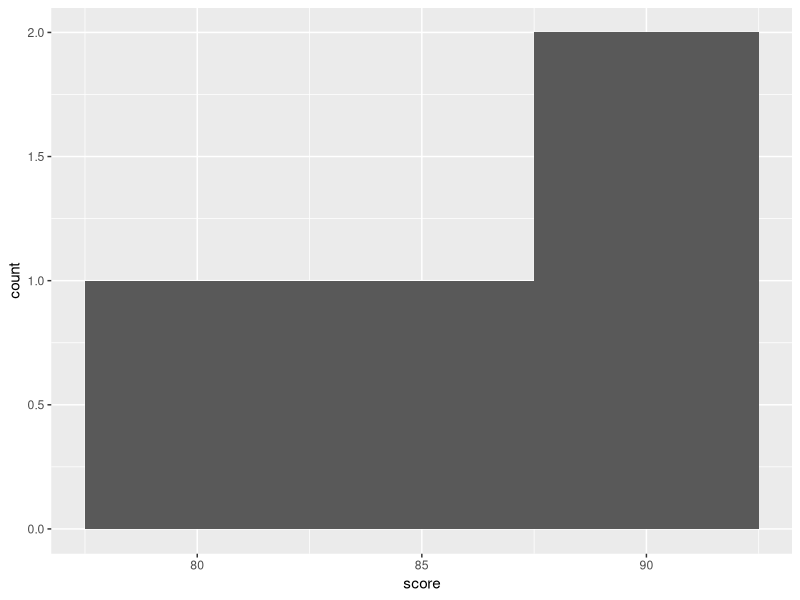
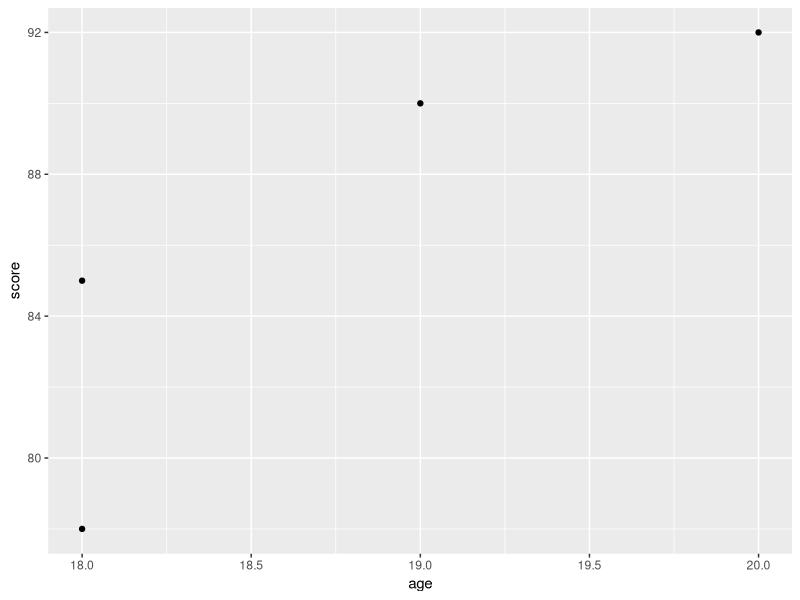
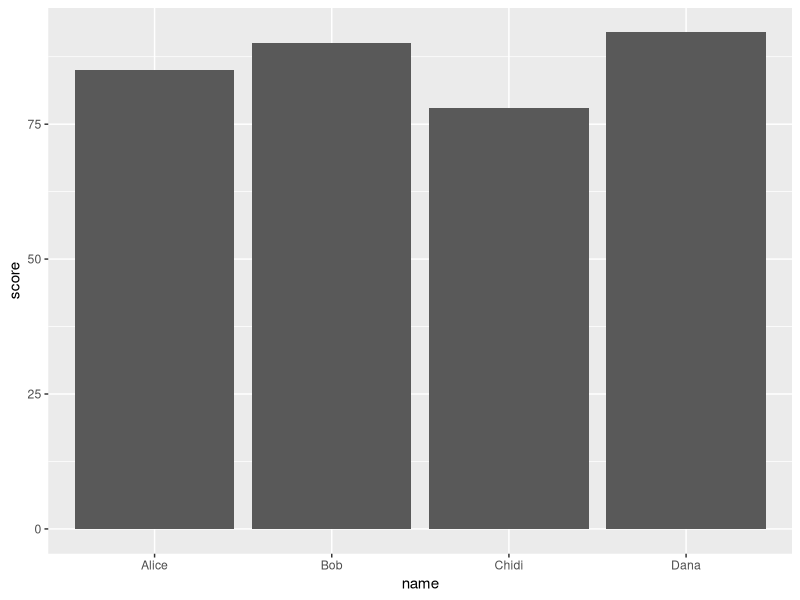
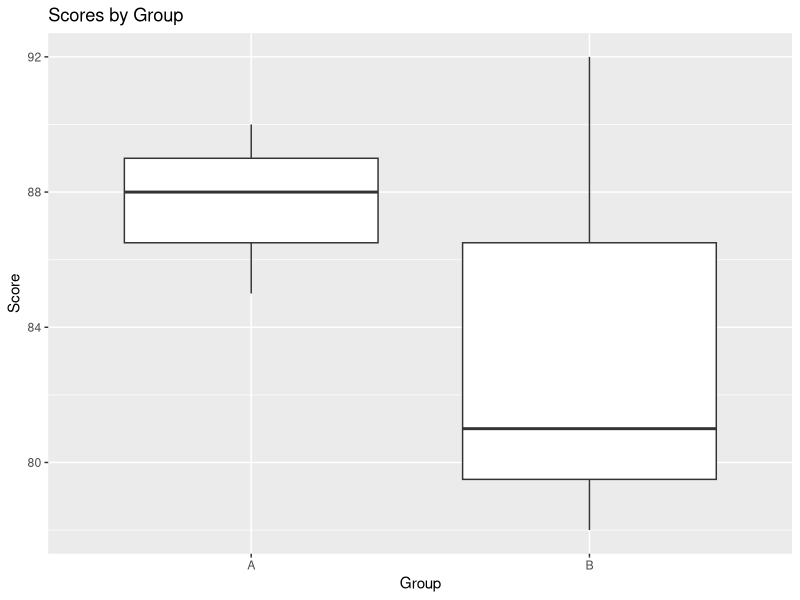
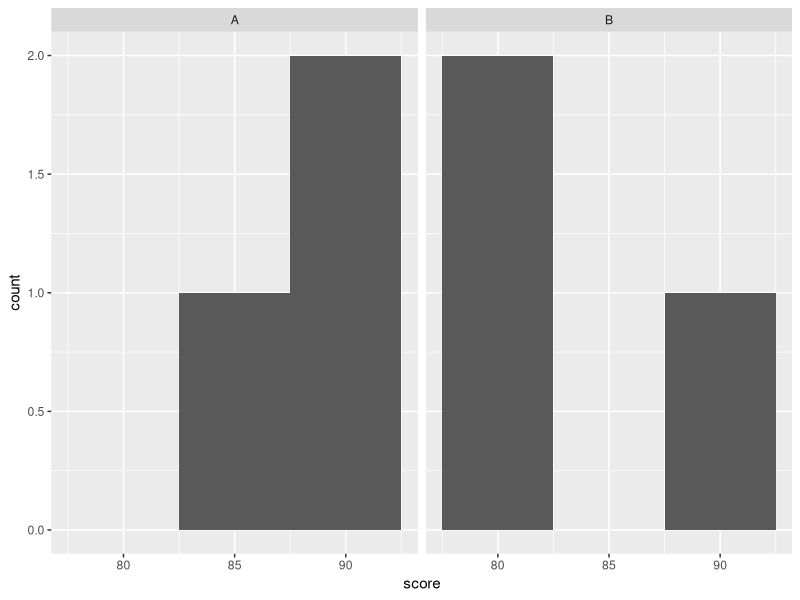
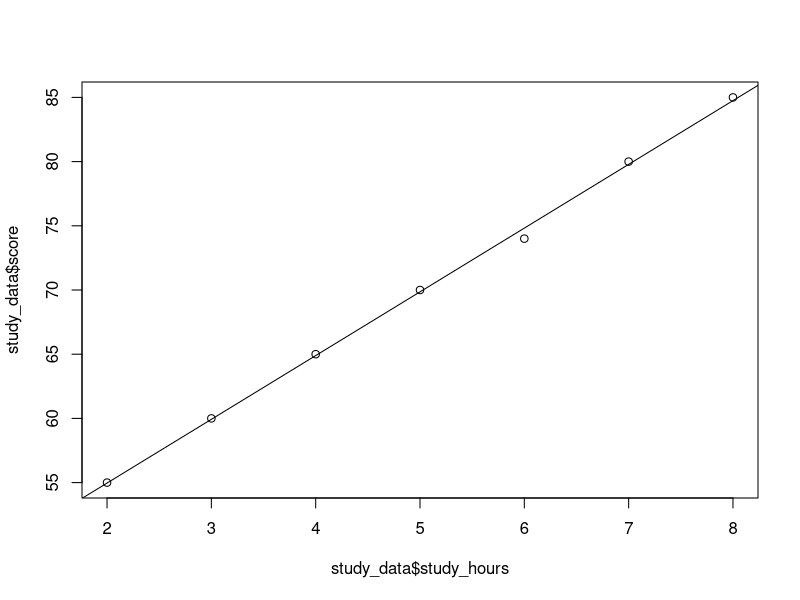

Write R code to recreate these figures, in order.
## ---- chunk 1
# Basic arithmetic
2 + 3
10 - 4
5 * 6
12 / 3

# Assigning variables
x <- 10
y <- 5

x + y
x * y
## ---- chunk 2
# Data types
num <- 10
word <- "Hello"
flag <- TRUE

class(num)
class(word)
class(flag)

# Vectors
scores <- c(80, 90, 75, 88)

mean(scores)
sum(scores)
length(scores)
max(scores)
min(scores)
## ---- chunk 3
students <- data.frame(
  name = c("Alice", "Bob", "Chidi", "Dana"),
  age = c(18, 19, 18, 20),
  score = c(85, 90, 78, 92)
)

head(students)
str(students)
summary(students)
names(students)
## ---- chunk 4
students
students$score
students[, c("name", "score")]
students[students$score > 80, ]
students[students$age == 18, ]
## ---- chunk 5
score <- 75

if (score >= 50) {
  print("Pass")
} else {
  print("Fail")
}
## ---- chunk 6
score <- 85

if (score >= 80) {
  print("A")
} else if (score >= 70) {
  print("B")
} else if (score >= 60) {
  print("C")
} else {
  print("Needs Improvement")
}
## ---- chunk 7
for (i in 1:5) {
  print(i)
}
## ---- chunk 8
grade_fun <- function(score) {
  if (score >= 50) {
    return("Pass")
  } else {
    return("Fail")
  }
}

grade_fun(70)
grade_fun(42)
## ---- chunk 9
add_two_numbers <- function(x, y) {
  x + y
}

add_two_numbers(3, 5)
## ---- chunk 10
library(dplyr)

students %>%
  filter(score > 80)

students %>%
  select(name, score)

students %>%
  mutate(pass = score >= 50)

students %>%
  arrange(score)
## ---- chunk 11
students2 <- data.frame(
  name = c("Alice", "Bob", "Chidi", "Dana", "Eva", "Farah"),
  group = c("A", "A", "B", "B", "A", "B"),
  score = c(85, 90, 78, 92, 88, 81)
)

students2 %>%
  group_by(group) %>%
  summarise(
    avg_score = mean(score),
    max_score = max(score),
    n = n()
  )
## ---- chunk 12
library(ggplot2)

ggplot(students, aes(x = score)) +
  geom_histogram(binwidth = 5)
## ---- chunk 13
ggplot(students, aes(x = age, y = score)) +
  geom_point()
## ---- chunk 14
ggplot(students, aes(x = name, y = score)) +
  geom_col()
## ---- chunk 15
ggplot(students2, aes(x = group, y = score)) +
  geom_boxplot() +
  labs(
    title = "Scores by Group",
    x = "Group",
    y = "Score"
  )
## ---- chunk 16
ggplot(students2, aes(x = score)) +
  geom_histogram(binwidth = 5) +
  facet_wrap(~ group)
## ---- chunk 17
for (i in 1:5) {
  print(i^2)
}
## ---- chunk 18
mat <- matrix(1:9, nrow = 3)
mat

apply(mat, 2, sum)
apply(mat, 1, mean)
## ---- chunk 19
study_data <- data.frame(
  study_hours = c(2, 3, 4, 5, 6, 7, 8),
  score = c(55, 60, 65, 70, 74, 80, 85)
)

model <- lm(score ~ study_hours, data = study_data)
summary(model)
## ---- chunk 20
plot(study_data$study_hours, study_data$score)
abline(model)
